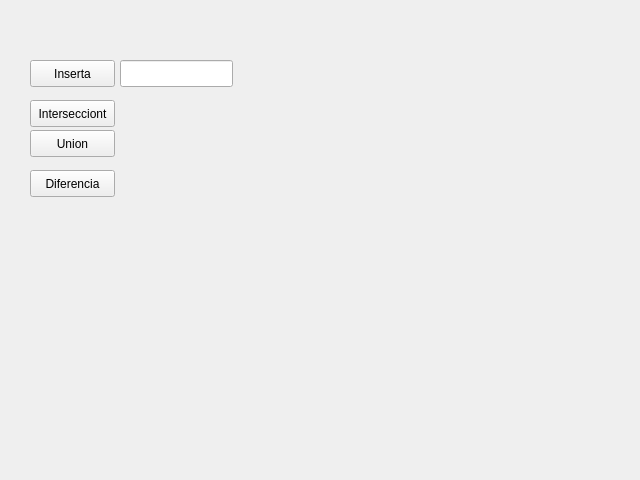
<?xml version="1.0" encoding="UTF-8"?>
<ui version="4.0">
 <class>Form</class>
 <widget class="QWidget" name="Form">
  <property name="geometry">
   <rect>
    <x>0</x>
    <y>0</y>
    <width>640</width>
    <height>480</height>
   </rect>
  </property>
  <property name="windowTitle">
   <string>Form</string>
  </property>
  <widget class="QPushButton" name="pushButton">
   <property name="geometry">
    <rect>
     <x>30</x>
     <y>60</y>
     <width>85</width>
     <height>27</height>
    </rect>
   </property>
   <property name="text">
    <string>Inserta</string>
   </property>
  </widget>
  <widget class="QPushButton" name="pushButton_2">
   <property name="geometry">
    <rect>
     <x>30</x>
     <y>100</y>
     <width>85</width>
     <height>27</height>
    </rect>
   </property>
   <property name="text">
    <string>Intersecciont</string>
   </property>
  </widget>
  <widget class="QPushButton" name="pushButton_3">
   <property name="geometry">
    <rect>
     <x>30</x>
     <y>130</y>
     <width>85</width>
     <height>27</height>
    </rect>
   </property>
   <property name="text">
    <string>Union</string>
   </property>
  </widget>
  <widget class="QPushButton" name="pushButton_4">
   <property name="geometry">
    <rect>
     <x>30</x>
     <y>170</y>
     <width>85</width>
     <height>27</height>
    </rect>
   </property>
   <property name="text">
    <string>Diferencia</string>
   </property>
  </widget>
  <widget class="QLineEdit" name="lineEdit">
   <property name="geometry">
    <rect>
     <x>120</x>
     <y>60</y>
     <width>113</width>
     <height>27</height>
    </rect>
   </property>
  </widget>
 </widget>
 <resources/>
 <connections/>
</ui>
